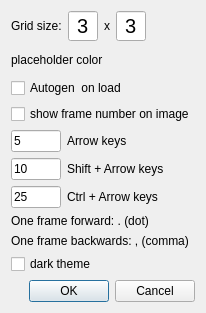
<?xml version="1.0" encoding="UTF-8"?>
<ui version="4.0">
 <class>Settings</class>
 <widget class="QDialog" name="Settings">
  <property name="geometry">
   <rect>
    <x>0</x>
    <y>0</y>
    <width>196</width>
    <height>305</height>
   </rect>
  </property>
  <property name="sizePolicy">
   <sizepolicy hsizetype="Fixed" vsizetype="Fixed">
    <horstretch>0</horstretch>
    <verstretch>0</verstretch>
   </sizepolicy>
  </property>
  <property name="windowTitle">
   <string>Dialog</string>
  </property>
  <property name="windowOpacity">
   <double>1.000000000000000</double>
  </property>
  <layout class="QVBoxLayout" name="verticalLayout_4">
   <item>
    <layout class="QVBoxLayout" name="verticalLayout_2">
     <item>
      <layout class="QHBoxLayout" name="horizontalLayout">
       <item>
        <widget class="QLabel" name="label_2">
         <property name="text">
          <string>Grid size:</string>
         </property>
        </widget>
       </item>
       <item>
        <widget class="QLineEdit" name="cols">
         <property name="sizePolicy">
          <sizepolicy hsizetype="Fixed" vsizetype="Fixed">
           <horstretch>0</horstretch>
           <verstretch>0</verstretch>
          </sizepolicy>
         </property>
         <property name="maximumSize">
          <size>
           <width>30</width>
           <height>30</height>
          </size>
         </property>
         <property name="sizeIncrement">
          <size>
           <width>30</width>
           <height>30</height>
          </size>
         </property>
         <property name="font">
          <font>
           <pointsize>15</pointsize>
          </font>
         </property>
         <property name="layoutDirection">
          <enum>Qt::LeftToRight</enum>
         </property>
         <property name="text">
          <string>3</string>
         </property>
         <property name="alignment">
          <set>Qt::AlignCenter</set>
         </property>
        </widget>
       </item>
       <item>
        <widget class="QLabel" name="label">
         <property name="sizePolicy">
          <sizepolicy hsizetype="Fixed" vsizetype="Fixed">
           <horstretch>0</horstretch>
           <verstretch>0</verstretch>
          </sizepolicy>
         </property>
         <property name="text">
          <string>x</string>
         </property>
        </widget>
       </item>
       <item>
        <widget class="QLineEdit" name="rows">
         <property name="sizePolicy">
          <sizepolicy hsizetype="Fixed" vsizetype="Fixed">
           <horstretch>0</horstretch>
           <verstretch>0</verstretch>
          </sizepolicy>
         </property>
         <property name="minimumSize">
          <size>
           <width>30</width>
           <height>30</height>
          </size>
         </property>
         <property name="maximumSize">
          <size>
           <width>30</width>
           <height>30</height>
          </size>
         </property>
         <property name="font">
          <font>
           <pointsize>15</pointsize>
          </font>
         </property>
         <property name="text">
          <string>3</string>
         </property>
         <property name="alignment">
          <set>Qt::AlignCenter</set>
         </property>
        </widget>
       </item>
       <item>
        <spacer name="horizontalSpacer">
         <property name="orientation">
          <enum>Qt::Horizontal</enum>
         </property>
         <property name="sizeHint" stdset="0">
          <size>
           <width>40</width>
           <height>20</height>
          </size>
         </property>
        </spacer>
       </item>
      </layout>
     </item>
     <item>
      <layout class="QHBoxLayout" name="horizontalLayout_8">
       <item>
        <widget class="QLabel" name="label_6">
         <property name="text">
          <string>placeholder color</string>
         </property>
        </widget>
       </item>
       <item>
        <widget class="AspectRatioPixmapLabel" name="color_label">
         <property name="sizePolicy">
          <sizepolicy hsizetype="Minimum" vsizetype="Minimum">
           <horstretch>0</horstretch>
           <verstretch>0</verstretch>
          </sizepolicy>
         </property>
         <property name="minimumSize">
          <size>
           <width>25</width>
           <height>25</height>
          </size>
         </property>
         <property name="text">
          <string/>
         </property>
        </widget>
       </item>
       <item>
        <spacer name="horizontalSpacer_2">
         <property name="orientation">
          <enum>Qt::Horizontal</enum>
         </property>
         <property name="sizeHint" stdset="0">
          <size>
           <width>40</width>
           <height>20</height>
          </size>
         </property>
        </spacer>
       </item>
      </layout>
     </item>
     <item>
      <widget class="QCheckBox" name="autogen">
       <property name="text">
        <string>Autogen  on load</string>
       </property>
      </widget>
     </item>
     <item>
      <widget class="QCheckBox" name="showFrame">
       <property name="text">
        <string>show frame number on image</string>
       </property>
      </widget>
     </item>
     <item>
      <layout class="QHBoxLayout" name="horizontalLayout_4">
       <item>
        <widget class="QLineEdit" name="step_1">
         <property name="sizePolicy">
          <sizepolicy hsizetype="Fixed" vsizetype="Fixed">
           <horstretch>0</horstretch>
           <verstretch>0</verstretch>
          </sizepolicy>
         </property>
         <property name="minimumSize">
          <size>
           <width>0</width>
           <height>0</height>
          </size>
         </property>
         <property name="maximumSize">
          <size>
           <width>50</width>
           <height>16777215</height>
          </size>
         </property>
         <property name="text">
          <string>5</string>
         </property>
        </widget>
       </item>
       <item>
        <widget class="QLabel" name="label_3">
         <property name="sizePolicy">
          <sizepolicy hsizetype="MinimumExpanding" vsizetype="Preferred">
           <horstretch>0</horstretch>
           <verstretch>0</verstretch>
          </sizepolicy>
         </property>
         <property name="text">
          <string>Arrow keys</string>
         </property>
        </widget>
       </item>
      </layout>
     </item>
     <item>
      <layout class="QHBoxLayout" name="horizontalLayout_5">
       <item>
        <widget class="QLineEdit" name="step_2">
         <property name="sizePolicy">
          <sizepolicy hsizetype="Fixed" vsizetype="Fixed">
           <horstretch>0</horstretch>
           <verstretch>0</verstretch>
          </sizepolicy>
         </property>
         <property name="maximumSize">
          <size>
           <width>50</width>
           <height>16777215</height>
          </size>
         </property>
         <property name="text">
          <string>10</string>
         </property>
        </widget>
       </item>
       <item>
        <widget class="QLabel" name="label_4">
         <property name="text">
          <string>Shift + Arrow keys</string>
         </property>
        </widget>
       </item>
      </layout>
     </item>
     <item>
      <layout class="QHBoxLayout" name="horizontalLayout_6">
       <item>
        <widget class="QLineEdit" name="step_3">
         <property name="sizePolicy">
          <sizepolicy hsizetype="Fixed" vsizetype="Fixed">
           <horstretch>0</horstretch>
           <verstretch>0</verstretch>
          </sizepolicy>
         </property>
         <property name="maximumSize">
          <size>
           <width>50</width>
           <height>16777215</height>
          </size>
         </property>
         <property name="text">
          <string>25</string>
         </property>
        </widget>
       </item>
       <item>
        <widget class="QLabel" name="label_5">
         <property name="text">
          <string>Ctrl + Arrow keys</string>
         </property>
        </widget>
       </item>
      </layout>
     </item>
     <item>
      <widget class="QLabel" name="label_7">
       <property name="text">
        <string>One frame forward: . (dot)</string>
       </property>
      </widget>
     </item>
     <item>
      <widget class="QLabel" name="label_8">
       <property name="text">
        <string>One frame backwards: , (comma)</string>
       </property>
      </widget>
     </item>
     <item>
      <widget class="QCheckBox" name="theme">
       <property name="text">
        <string>dark theme</string>
       </property>
      </widget>
     </item>
    </layout>
   </item>
   <item>
    <widget class="QDialogButtonBox" name="buttonBox">
     <property name="standardButtons">
      <set>QDialogButtonBox::Cancel|QDialogButtonBox::Ok</set>
     </property>
    </widget>
   </item>
  </layout>
 </widget>
 <customwidgets>
  <customwidget>
   <class>AspectRatioPixmapLabel</class>
   <extends>QLabel</extends>
   <header location="global">aspectratiopixmaplabel.h</header>
  </customwidget>
 </customwidgets>
 <resources/>
 <connections/>
</ui>
